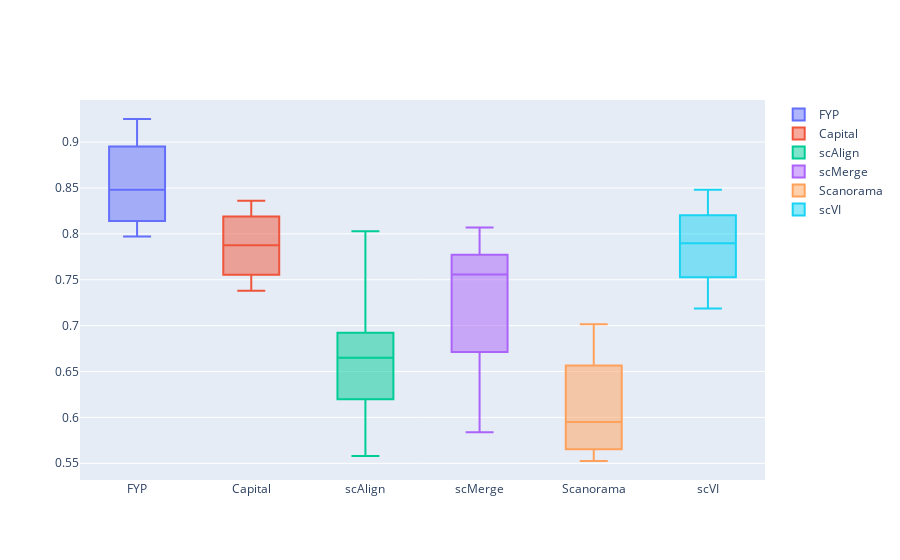

The code cell stored with this chart in its notebook:
### Code cell
import plotly.graph_objects as go

data1 = [0.7970374983963846,0.8650970359421197,0.8310301146676967,0.925147975679354]
data2 = [0.7731919492859319,0.836053584627616,0.7379233941600186,0.802004475272921]
data3 = [0.557962972056578,0.8027990046717481,0.5907096456288126,0.6891063485795421,0.6956110143698048,0.6650878700432603,0.6488878248730249]
data4 = [0.5986280640660694,0.7893123060623767,0.5838091853739246,0.7653869079901405,0.7557440539537852,0.7438780066411699,0.8068504671806307]
data5 = [0.7014703690574254,0.5783142758026139,0.5524959233866975,0.6113987002048284]
data6 = [0.7868447456085952,0.8479833790439009,0.7185499556627288,0.7924564886350908]
fig = go.Figure()
fig.add_trace(go.Box(y=data1, quartilemethod="inclusive",boxpoints=False ,name="FYP"))
fig.add_trace(go.Box(y=data2, quartilemethod="inclusive",boxpoints=False, name="Capital"))
fig.add_trace(go.Box(y=data3, quartilemethod="inclusive",boxpoints=False, name="scAlign"))
fig.add_trace(go.Box(y=data4, quartilemethod="inclusive",boxpoints=False, name="scMerge"))
fig.add_trace(go.Box(y=data5, quartilemethod="inclusive",boxpoints=False, name="Scanorama"))
fig.add_trace(go.Box(y=data6, quartilemethod="inclusive",boxpoints=False, name="scVI"))

# fig.update_traces(boxpoints='no', jitter=0)
fig.show()

### Figure 1 — Plotly figure (JSON) as saved in the notebook; plotly's stock layout.template omitted (floating-point values rounded to 4 significant figures)
{"data": [{"boxpoints": false, "name": "FYP", "quartilemethod": "inclusive", "type": "box", "y": [0.797, 0.8651, 0.831, 0.9251]}, {"boxpoints": false, "name": "Capital", "quartilemethod": "inclusive", "type": "box", "y": [0.7732, 0.8361, 0.7379, 0.802]}, {"boxpoints": false, "name": "scAlign", "quartilemethod": "inclusive", "type": "box", "y": [0.558, 0.8028, 0.5907, 0.6891, 0.6956, 0.6651, 0.6489]}, {"boxpoints": false, "name": "scMerge", "quartilemethod": "inclusive", "type": "box", "y": [0.5986, 0.7893, 0.5838, 0.7654, 0.7557, 0.7439, 0.8069]}, {"boxpoints": false, "name": "Scanorama", "quartilemethod": "inclusive", "type": "box", "y": [0.7015, 0.5783, 0.5525, 0.6114]}, {"boxpoints": false, "name": "scVI", "quartilemethod": "inclusive", "type": "box", "y": [0.7868, 0.848, 0.7185, 0.7925]}], "layout": {}}
